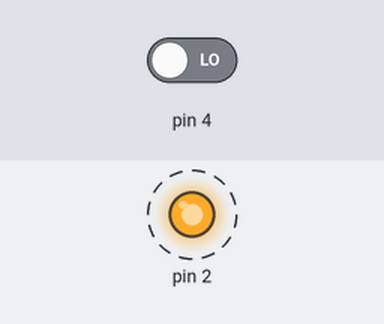
A sketch run on a simulated Arduino Uno, built with avr-gcc and run on an emulated ATmega328P. Parts: output pins drawn as LEDs (lit = HIGH). Dashed ring = blinking. The test bench sets the inputs (shaded band); at power-on: pin 4 LOW. What the sketch prints to the serial monitor is not drawn.

Above: at 0.2 s.
Timing chart, 0 to 3.0 s (numbered marks = the images above):
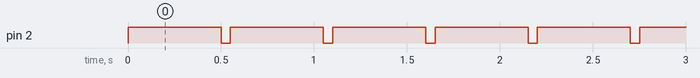

The sketch:

distancemesurement_copy_20250625145756.ino
```cpp
int cm;
int value;
void setup() {
  Serial.begin(9600);
  pinMode(4 , INPUT);
  pinMode(2,OUTPUT);
  digitalWrite(2 , 0);
}
void loop() {
  digitalWrite(2 , 1);
  delay(500);
  digitalWrite(2 , 0);
  value = pulseIn(4, 1, 50000);
  cm = value / 58;

  Serial.print(cm);
  Serial.println(" (cm)");

}
```

Measured:
- by itself, pin 2: alternates HIGH for 0.50 s and LOW for 0.05 s
